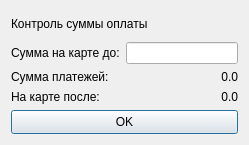
<?xml version="1.0" encoding="UTF-8"?>
<ui version="4.0">
 <class>Control_Payments</class>
 <widget class="QDialog" name="Control_Payments">
  <property name="geometry">
   <rect>
    <x>0</x>
    <y>0</y>
    <width>249</width>
    <height>145</height>
   </rect>
  </property>
  <property name="windowTitle">
   <string>Dialog</string>
  </property>
  <layout class="QGridLayout" name="gridLayout">
   <item row="0" column="0">
    <layout class="QVBoxLayout" name="verticalLayout">
     <property name="sizeConstraint">
      <enum>QLayout::SetMaximumSize</enum>
     </property>
     <item>
      <widget class="QLabel" name="label">
       <property name="text">
        <string>Контроль суммы оплаты</string>
       </property>
       <property name="textFormat">
        <enum>Qt::AutoText</enum>
       </property>
      </widget>
     </item>
     <item>
      <layout class="QFormLayout" name="formLayout_2">
       <property name="fieldGrowthPolicy">
        <enum>QFormLayout::AllNonFixedFieldsGrow</enum>
       </property>
       <item row="0" column="0">
        <widget class="QLabel" name="label_6">
         <property name="text">
          <string>Сумма на карте до:</string>
         </property>
        </widget>
       </item>
       <item row="0" column="1">
        <widget class="QLineEdit" name="amount_before"/>
       </item>
       <item row="1" column="0">
        <widget class="QLabel" name="label_10">
         <property name="text">
          <string>Сумма платежей:</string>
         </property>
        </widget>
       </item>
       <item row="1" column="1">
        <widget class="QLabel" name="label_total_payment">
         <property name="text">
          <string>0.0</string>
         </property>
         <property name="alignment">
          <set>Qt::AlignRight|Qt::AlignTrailing|Qt::AlignVCenter</set>
         </property>
        </widget>
       </item>
       <item row="2" column="0">
        <widget class="QLabel" name="label_7">
         <property name="text">
          <string>На карте после:</string>
         </property>
        </widget>
       </item>
       <item row="2" column="1">
        <widget class="QLabel" name="amount_after">
         <property name="text">
          <string>0.0</string>
         </property>
         <property name="alignment">
          <set>Qt::AlignRight|Qt::AlignTrailing|Qt::AlignVCenter</set>
         </property>
        </widget>
       </item>
      </layout>
     </item>
     <item>
      <widget class="QPushButton" name="pushButton_OK">
       <property name="sizePolicy">
        <sizepolicy hsizetype="Minimum" vsizetype="Minimum">
         <horstretch>0</horstretch>
         <verstretch>0</verstretch>
        </sizepolicy>
       </property>
       <property name="text">
        <string>OK</string>
       </property>
      </widget>
     </item>
    </layout>
   </item>
  </layout>
 </widget>
 <resources/>
 <connections/>
</ui>
